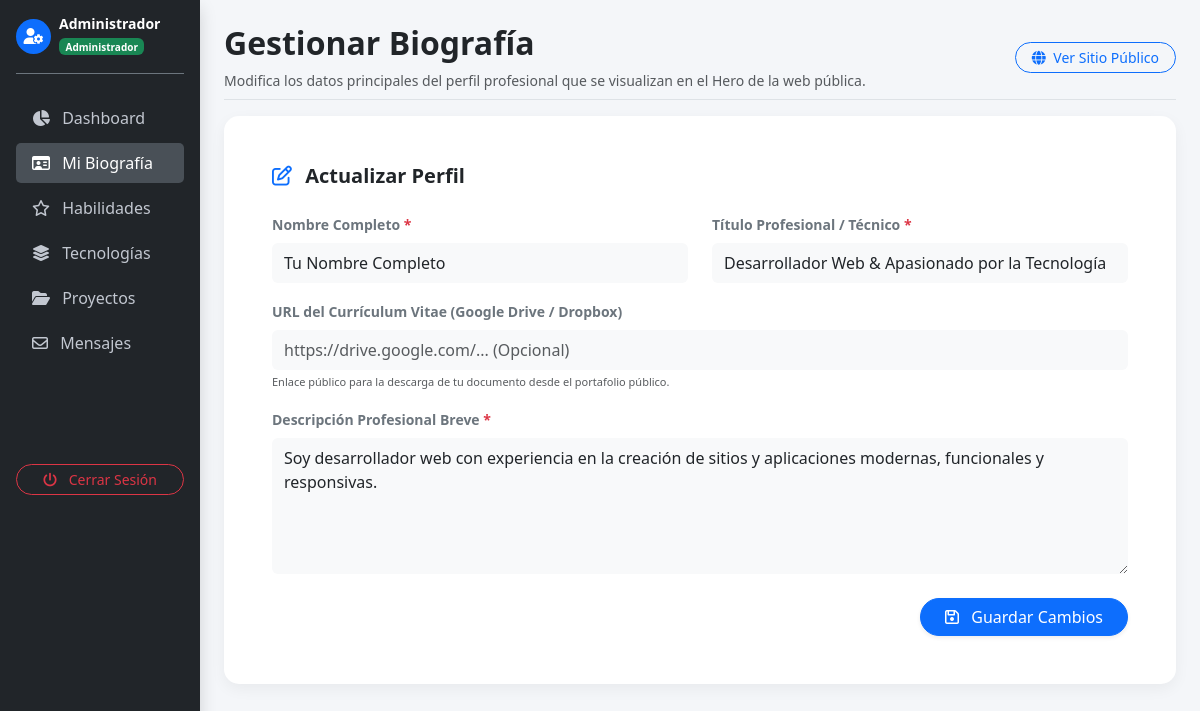
Screenshot of /admin/biografia_crud.php (signed in) with the database file from the repository.
### tables this page shows
CREATE TABLE biografia (
    id INT AUTO_INCREMENT PRIMARY KEY,
    nombre_completo VARCHAR(150) NOT NULL,
    titulo_profesional VARCHAR(150) NOT NULL,
    descripcion TEXT NOT NULL,
    cv_url VARCHAR(255) DEFAULT NULL
);

### admin/biografia_crud.php (the view, shortened to what this page needs)
<?php
require_once '../conexion.php';
try {
    $stmt = $conexion->query("SELECT * FROM biografia LIMIT 1");
    $biografia = $stmt->fetch(PDO::FETCH_ASSOC);
} catch (PDOException $e) {
    die("Error crítico al recuperar la información biográfica: " . $e->getMessage());
}
?>
<!DOCTYPE html>
<html lang="es">
<head>
    <link href="https://cdn.jsdelivr.net/npm/bootstrap@5.3.3/dist/css/bootstrap.min.css" rel="stylesheet">
    <link rel="stylesheet" href="https://cdnjs.cloudflare.com/ajax/libs/font-awesome/6.4.0/css/all.min.css">
</head>
<body>
    <div class="container-fluid">
        <div class="row">
            <nav class="col-md-3 col-lg-2 d-md-block sidebar collapse p-3 shadow">
                <div class="d-flex align-items-center mb-4 pb-3 border-bottom border-secondary">
                    <div class="bg-primary text-white rounded-circle d-flex align-items-center justify-content-center me-2" style="width: 35px; height: 35px;">
                        <i class="fa-solid fa-user-gear"></i>
                    </div>
                    <div>
                        <h6 class="mb-0 fw-bold" style="font-size: 14px;"><?php echo htmlspecialchars($_SESSION['usuario_nombre']); ?></h6>
                        <span class="badge bg-success" style="font-size: 10px;">Administrador</span>
                    </div>
                </div>
                <ul class="nav flex-column">
                    <li class="nav-item"><a class="nav-link" href="dashboard.php"><i class="fa-solid fa-chart-pie me-2"></i> Dashboard</a></li>
                    <li class="nav-item"><a class="nav-link active" href="biografia_crud.php"><i class="fa-regular fa-id-card me-2"></i> Mi Biografía</a></li>
                    <li class="nav-item"><a class="nav-link" href="habilidades_crud.php"><i class="fa-regular fa-star me-2"></i> Habilidades</a></li>
                    <li class="nav-item"><a class="nav-link" href="tecnologias_crud.php"><i class="fa-solid fa-layer-group me-2"></i> Tecnologías</a></li>
                    <li class="nav-item"><a class="nav-link" href="proyectos_crud.php"><i class="fa-solid fa-folder-open me-2"></i> Proyectos</a></li>
                    <li class="nav-item"><a class="nav-link" href="mensajes_ver.php"><i class="fa-regular fa-envelope me-2"></i> Mensajes</a></li>
                </ul>
                <div class="mt-5 pt-5">
                    <a href="../logout.php" class="btn btn-outline-danger w-100 rounded-pill btn-sm"><i class="fa-solid fa-power-off me-2"></i> Cerrar Sesión</a>
                </div>
            </nav>
            <main class="col-md-9 ms-sm-auto col-lg-10 px-md-4 py-4">
                <div class="d-flex justify-content-between flex-wrap flex-md-nowrap align-items-center pb-2 mb-3 border-bottom">
                    <div>
                        <h1 class="h2 fw-bold text-dark">Gestionar Biografía</h1>
                        <p class="text-muted small mb-0">Modifica los datos principales del perfil profesional que se visualizan en el Hero de la web pública.</p>
                    </div>
                    <a href="../index.php" target="_blank" class="btn btn-sm btn-outline-primary rounded-pill px-3">
                        <i class="fa-solid fa-globe me-1"></i> Ver Sitio Público
                    </a>
                </div>
                <div class="card card-custom bg-white p-4 p-md-5">
                    <h5 class="fw-bold text-dark mb-4"><i class="fa-regular fa-pen-to-square text-primary me-2"></i> Actualizar Perfil</h5>
                    <form action="biografia_crud.php" method="POST">
                        <div class="row">
                            <div class="col-md-6 mb-3">
                                <label class="form-label small fw-bold text-secondary">Nombre Completo <span class="text-danger">*</span></label>
                                <input type="text" name="nombre_completo" class="form-control bg-light border-0 py-2"
                                       value="<?php echo htmlspecialchars($biografia['nombre_completo']); ?>" required>
                            </div>
                            <div class="col-md-6 mb-3">
                                <label class="form-label small fw-bold text-secondary">Título Profesional / Técnico <span class="text-danger">*</span></label>
                                <input type="text" name="titulo_profesional" class="form-control bg-light border-0 py-2"
                                       value="<?php echo htmlspecialchars($biografia['titulo_profesional']); ?>" required>
                            </div>
                        </div>
                        <div class="mb-3">
                            <label class="form-label small fw-bold text-secondary">URL del Currículum Vitae (Google Drive / Dropbox)</label>
                            <input type="url" name="cv_url" class="form-control bg-light border-0 py-2"
                                   placeholder="https://drive.google.com/... (Opcional)"
                                   value="<?php echo htmlspecialchars($biografia['cv_url']); ?>">
                            <div class="form-text text-muted" style="font-size: 11px;">Enlace público para la descarga de tu documento desde el portafolio público.</div>
                        </div>
                        <div class="mb-4">
                            <label class="form-label small fw-bold text-secondary">Descripción Profesional Breve <span class="text-danger">*</span></label>
                            <textarea name="descripcion" class="form-control bg-light border-0 py-2" rows="5" required><?php echo htmlspecialchars($biografia['descripcion']); ?></textarea>
                        </div>
                        <div class="text-end">
                            <button type="submit" class="btn btn-primary rounded-pill px-4 shadow-sm">
                                <i class="fa-regular fa-floppy-disk me-2"></i> Guardar Cambios
                            </button>
                        </div>
                    </form>
                </div>
            </main>
        </div>
    </div>
</body>
</html>

### admin/biografia_crud.php (style rules this page uses)
body { background-color: #f4f6f9; }
.sidebar { min-height: 100vh; background-color: #212529; color: #fff; }
.sidebar .nav-link { color: #c2c7d0; transition: all 0.2s; border-radius: 5px; margin-bottom: 5px; }
.sidebar .nav-link:hover, .sidebar .nav-link.active { background-color: #495057; color: #fff; }
.card-custom { border: none; border-radius: 15px; box-shadow: 0 5px 15px rgba(0,0,0,0.05); }

### rows the page displays
biografia: nombre_completo "Tu Nombre Completo", titulo_profesional "Desarrollador Web & Apasionado por la Tecnología", descripcion "Soy desarrollador web con experiencia en la creación de sitios y aplicaciones modernas, funcionales y responsivas."

### other values shown
$_SESSION['usuario_nombre'] "Administrador"
